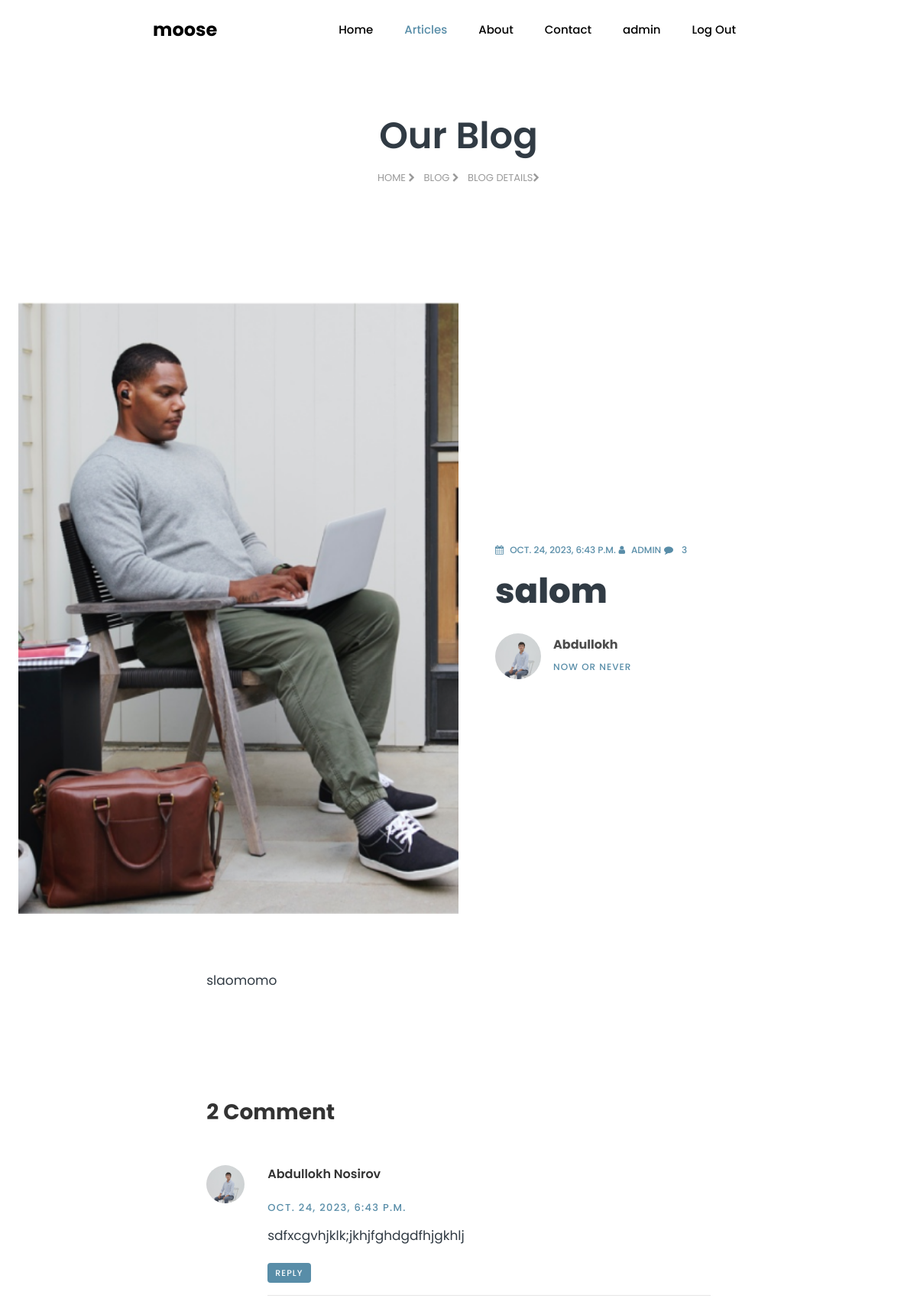
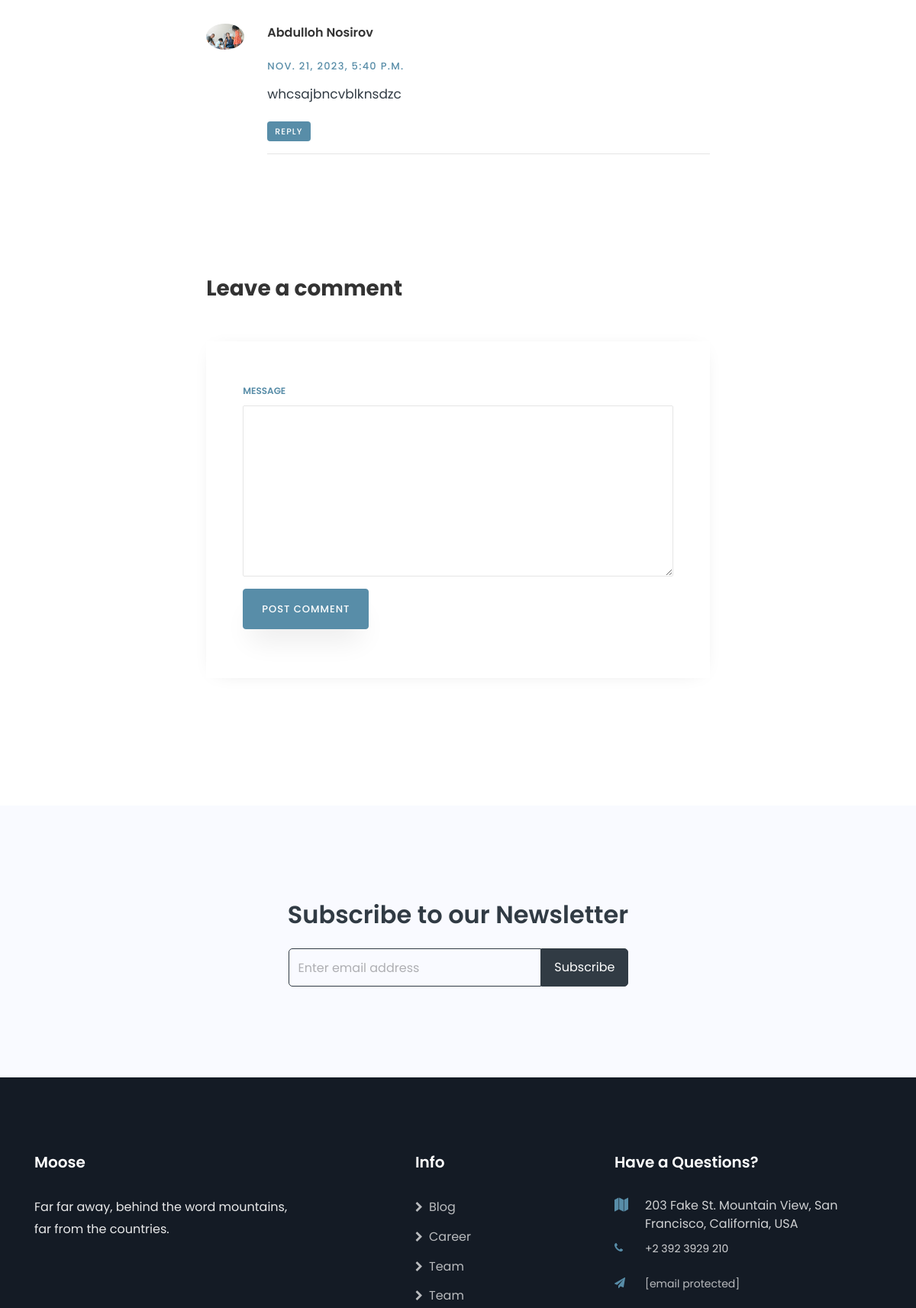
Screenshot of /post/4 (signed in, upper part) with the database file from the repository (2 pictures, top to bottom).
### main/models.py (models this page shows, shortened)
class PostModel(models.Model):
    title = models.CharField(max_length=150)
    img = models.ImageField(upload_to='posts/')
    description = models.TextField()
    auther = models.ForeignKey(UserModel, on_delete=models.CASCADE)
    tags = models.ManyToManyField(TagModels, null=True, blank=True)
    created_at = models.DateTimeField(auto_now_add=True)

class UserModel(models.Model):
    first_name = models.CharField(max_length=100)
    last_name = models.CharField(max_length=100)
    avatar = models.ImageField(upload_to='avatar/')
    bio = models.CharField(max_length=200)
    username = models.CharField(max_length=100, unique=True)
    email = models.EmailField(unique=True)
    password = models.CharField(max_length=100)
    created_at = models.DateTimeField(auto_now_add=True)
    def __str__(self):
        return self.first_name

class CommentModels(models.Model):
    name = models.CharField(max_length=250)
    post_c = models.ForeignKey(PostModel, on_delete=models.CASCADE)
    auther = models.ForeignKey(UserModel, on_delete=models.CASCADE)
    created_at = models.DateTimeField(auto_now_add=True)

### main/views.py (the view)
# urls.py: path('post/<int:pk>', detail, name='detail'),
def detail(request, pk):
    obj = PostModel.objects.filter(pk=pk)
    comments = CommentModels.objects.filter(post_c_id=pk)
    if request.method == 'POST' and request.POST['name'].strip() != '':
        name = request.POST['name']
        page = pk
        user1 = UserModel.objects.get(username=request.user)
        comment = CommentModels(name=name, post_c_id=page, auther=user1)
        comment.save()
    return render(request, template_name='blog-single.html', context={
        'obj': obj,
        'comments': comments
    })

### templates/blog-single.html (shortened to what this page needs)
{% load static %}
<!DOCTYPE html>
<html lang="en">
<head>
    <link rel="stylesheet" href="https://stackpath.bootstrapcdn.com/font-awesome/4.7.0/css/font-awesome.min.css">
    <link rel="stylesheet" href="{% static 'main/css/animate.css' %}">
    <link rel="stylesheet" href="{% static 'main/css/owl.carousel.min.css' %}">
    <link rel="stylesheet" href="{% static 'main/css/owl.theme.default.min.css' %}">
    <link rel="stylesheet" href="{% static 'main/css/magnific-popup.css' %}">
    <link rel="stylesheet" href="{% static 'main/css/flaticon.css' %}">
    <link rel="stylesheet" href="{% static 'main/css/style.css' %}">
</head>
<body>
<nav class="navbar navbar-expand-lg navbar-dark ftco_navbar bg-dark ftco-navbar-light" id="ftco-navbar">
    <div class="container">
        <a class="navbar-brand" href="index-2.html">moose</a>
        <div class="collapse navbar-collapse" id="ftco-nav">
            <ul class="navbar-nav ml-auto">
                <li class="nav-item"><a href="{% url 'home' %}" class="nav-link">Home</a></li>
                <li class="nav-item active"><a href="{% url 'blog' %}" class="nav-link">Articles</a></li>
                <li class="nav-item"><a href="about.html" class="nav-link">About</a></li>
                <li class="nav-item"><a href="contact.html" class="nav-link">Contact</a></li>
                <li class="nav-item"><a href="{% url 'profile' %}" class="nav-link">{{ request.user }}</a></li>
                <li class="nav-item"><a href="{% url 'log_out' %}" class="nav-link">Log Out</a></li>
            </ul>
        </div>
    </div>
</nav>
<section class="hero-wrap hero-wrap-2">
    <div class="container">
        <div class="row no-gutters slider-text align-items-center justify-content-center">
            <div class="col-md-9 text-center ftco-animate pt-5">
                <h1 class="mb-3 bread">Our Blog</h1>
                <p class="breadcrumbs"><span class="mr-2"><a href="index-2.html">Home <i
                        class="fa fa-chevron-right"></i></a></span> <span class="mr-2"><a href="blog.html">Blog <i
                        class="fa fa-chevron-right"></i></a></span> <span>Blog Details<i
                        class="fa fa-chevron-right"></i></span></p>
            </div>
        </div>
    </div>
</section>
<section class="ftco-section">
    <div class="container-fluid px-md-4">
        <div class="row no-gutters">
            <div class="col-md-12 blog-wrap">
                <div class="row no-gutters align-items-center">
                    {% for blog in obj %}
                        <div class="col-md-6 img img-blog js-fullheight"
                             style="background-image: url({{ blog.img.url }});">
                        </div>
                        <div class="col-md-6">
                            <div class="text p-md-5 py-5 px-4 ftco-animate">
                                <p class="meta">
                                    <a href="#"><span class="fa fa-calendar mr-2"></span>{{ blog.created_at }}</a>
                                    <a href="#"><span class="fa fa-user mr-2"></span>Admin</a>
                                    <a href="#" class="meta-chat"><span class="fa fa-comment mr-2"></span> 3</a>
                                </p>
                                <h2 class="mb-4"><a href="blog-single.html">{{ blog.title }}</a></h2>
                                <div class="icon d-flex align-items-center">
                                    <div class="img" style="background-image: url({{ blog.auther.avatar.url }});"></div>
                                    <div class="position pl-3">
                                        <h4 class="mb-0">{{ blog.auther }}</h4>
                                        <span>{{ blog.auther.bio }}</span>
                                    </div>
                                </div>
                            </div>
                        </div>
                        </div>
                        <div class="row justify-content-center pt-4 py-md-5">
                        <div class="col-md-7">
                        <div class="py-4">
                            <p>
                                {{ blog.description }}
                            </p>
                        </div>
                    {% endfor %}
                    <div class="comment-post py-5">
                        {% if i|length != 1 and i|length != 0 %}
                            <h3 class="mb-5">{{ comments|length }} Comments</h3>
                        {% else %}
                            <h3 class="mb-5">{{ comments|length }} Comment</h3>
                        {% endif %}
                        {% for i in comments %}
                            <ul class="comment-list">
                            <li class="comment">
                            <div class="vcard bio">
                                <img src="{{ i.auther.avatar.url }}" alt="Image placeholder">
                            </div>
                            <div class="comment-body">
                                <h3>{{ i.auther.first_name }} {{ i.auther.last_name }}</h3>
                                <div class="meta">{{ i.created_at }}</div>
                                <p>{{ i.name }}</p>
                                <p><a href="#" class="reply">Reply</a></p>
                                <hr>
                                <br>
                            </div>
                        {% endfor %}
                        </li>
                    </div>
                    <div class="comment-form-wrap pt-5">
                        <h3 class="mb-5">Leave a comment</h3>
                        <form action="#" class="p-5 comment-form" method="POST">{% csrf_token %}
                            <div class="row">
                                <div class="col-md-12">
                                    <div class="form-group">
                                        <label for="message">Message</label>
                                        <textarea name="name" id="message" cols="30" rows="10"
                                                  class="form-control"></textarea>
                                    </div>
                                </div>
                                <div class="col-md-12">
                                    <div class="form-group">
                                        <input type="submit" value="Post Comment" class="btn py-3 px-4 btn-primary">
                                    </div>
                                </div>
                            </div>
                        </form>
                    </div>
                    </div>
                    </div>
            </div>
        </div>
    </div>
</section>
<section class="ftco-intro ftco-section bg-light">
    <div class="container">
        <div class="row justify-content-center">
            <div class="col-md-12 text-center">
                <h2>Subscribe to our Newsletter</h2>
                <div class="row justify-content-center">
                    <div class="col-md-5">
                        <form action="#" class="subscribe-form">
                            <div class="form-group d-flex">
                                <input type="text" class="form-control" placeholder="Enter email address">
                                <input type="submit" value="Subscribe" class="submit px-3">
                            </div>
                        </form>
                    </div>
                </div>
            </div>
        </div>
    </div>
</section>
<footer class="ftco-footer">
    <div class="container">
        <div class="row mb-5 justify-content-between">
            <div class="col-sm-12 col-md-4">
                <div class="ftco-footer-widget mb-4">
                    <h2 class="ftco-heading-2 logo"><a href="#">Moose</a></h2>
                    <p>Far far away, behind the word mountains, far from the countries.</p>
                    <ul class="ftco-footer-social list-unstyled mt-2">
                    </ul>
                </div>
            </div>
            <div class="col-sm-12 col-md-2">
                <div class="ftco-footer-widget mb-4 ml-md-4">
                    <h2 class="ftco-heading-2">Info</h2>
                    <ul class="list-unstyled">
                        <li><a href="#"><span class="fa fa-chevron-right mr-2"></span>Blog</a></li>
                        <li><a href="#"><span class="fa fa-chevron-right mr-2"></span>Career</a></li>
                        <li><a href="#"><span class="fa fa-chevron-right mr-2"></span>Team</a></li>
                        <li><a href="#"><span class="fa fa-chevron-right mr-2"></span>Team</a></li>
                    </ul>
                </div>
            </div>
            <div class="col-sm-12 col-md-4">
                <div class="ftco-footer-widget mb-4">
                    <h2 class="ftco-heading-2">Have a Questions?</h2>
                    <div class="block-23 mb-3">
                        <ul>
                            <li><span class="icon fa fa-map marker"></span><span class="text">203 Fake St. Mountain View, San Francisco, California, USA</span>
                            </li>
                            <li><a href="#"><span class="icon fa fa-phone"></span><span
                                    class="text">+2 392 3929 210</span></a></li>
                            <li><a href="#"><span class="icon fa fa-paper-plane pr-4"></span><span class="text"><span
                                    class="__cf_email__" data-cfemail="eb82858d84ab92849e998f84868a8285c5888486">[email&#160;protected]</span></span></a>
                            </li>
                        </ul>
                    </div>
                </div>
            </div>
        </div>
    </div>
</footer>
</body>
</html>

### rows the page displays
PostModel: img (picture), created_at "OCT. 24, 2023, 6:43 P.M.", title "salom", auther.avatar (picture), auther "Abdullokh", auther.bio "NOW OR NEVER", description "slaomomo"
CommentModels: auther.avatar (picture), auther.first_name "Abdullokh", auther.last_name "Nosirov", created_at "OCT. 24, 2023, 6:43 P.M.", name "sdfxcgvhjklk;jkhjfghdgdfhjgkhlj"
CommentModels: auther.avatar (picture), auther.first_name "Abdulloh", auther.last_name "Nosirov", created_at "NOV. 21, 2023, 5:40 P.M.", name "whcsajbncvblknsdzc"

### other values shown
{{ request.user }} "admin"
{{ comments|length }} "2"
